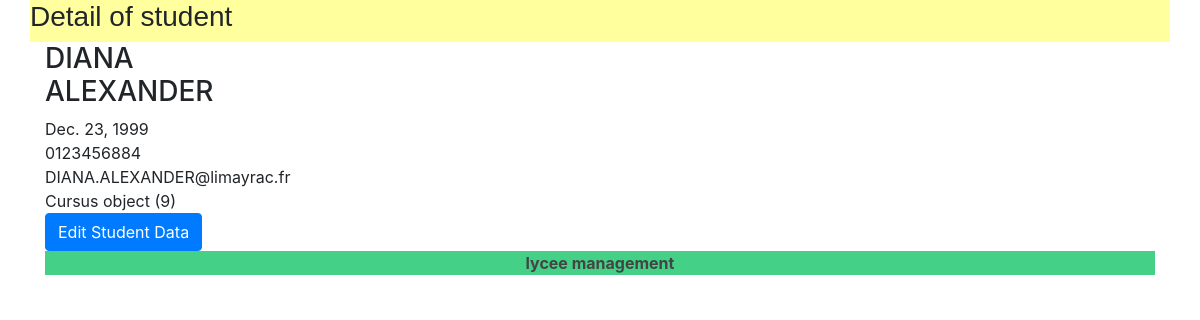
Screenshot of /lycee/student/151 with the database file from the repository.
### lycee/models.py (models this page shows)
class Student(models.Model):
  first_name = models.CharField(
    max_length=50,
    blank=False,
    null=False
    )
  birth_date = models.DateField(
    verbose_name='date of birth',
    blank=False,
    null=False
    )

class Cursus(models.Model):
    name = models.CharField(
        max_length=50,
        blank=False,
        null=True,
        default='aucun'
    )
    year_from_bac = models.SmallIntegerField(
        help_text ="year since le bac",
        verbose_name="year",
        blank=False,
        null=True,
        default=0
    )
    scholar_year = models.CharField(
        max_length=9,
        blank=False,
        null=True,
        default='0000-00001'
    )

### lycee/views.py (the view)
# urls.py: path('lycee/student/<int:student_id>',views.detail_student,
def detail_student(request,student_id):
  result_list = Student.objects.get(pk=student_id)
  context = {
    'liste' : result_list,
  }
  return render(request,'lycee/student/detail_student.html',context)

### lycee/templates/lycee/student/detail_student.html (shortened to what this page needs)
{% extends 'master.html' %}
{% if liste%}
  {% block title %}
    Detail of student
    {% endblock %}
    {% block content %}
    <div class="container">
      <div class='row'>
        <div class='col-sm-2'>
          <h3>{{liste.first_name}} {{liste.last_name}}</h3>
          {{liste.birth_date}}
          {{liste.phone}}
          {{liste.email}}
          {{liste.cursus}}
        </div>
      </div>
      <a class="btn btn-primary" href="edit/{{ liste.pk }}" role="button">Edit Student Data</a>
    </div>
    {% endblock %}
{% else %}
  <p>No student to show </p>
{% endif %}

### lycee/static/lycee/style.css (style rules this page uses)
a { color : #444444; }
html { position: relative; min-height: 100%; }

### rows the page displays
Student: first_name "DIANA", last_name "ALEXANDER", birth_date "Dec. 23, 1999", phone "0123456884", email "DIANA.ALEXANDER@limayrac.fr", cursus "Cursus object (9)"
